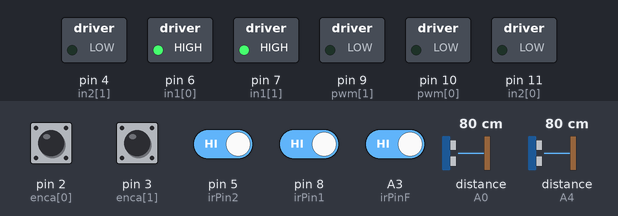
This sketch was run on a simulated Arduino Uno, built with avr-gcc and run on an emulated ATmega328P. Shown: switched loads named in the sketch (green lamp = pin HIGH). Wiring (inferred from the names in the program): 2 × ultrasonic range finder: trigger A1, echo A0 / trigger A5, echo A4. The test bench sets the inputs (shaded band); at power-on: A3 (irPinF), pin 2 (enca[0]), pin 3 (enca[1]), pin 5 (irPin2), pin 8 (irPin1) HIGH, distance to the obstacle (sensors on A4, A0) 80 cm. The echo pulse lasts 58.3 µs per cm; pins used as bus, display or sensor lines are not drawn; what the sketch prints to the serial monitor is not drawn.

Above: at 1.2 s.
1.3 s: distance to the obstacle (sensor on A4) set to 2 cm
At 2.1 s:
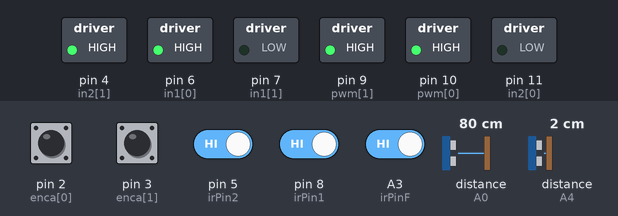
At 3.4 s:
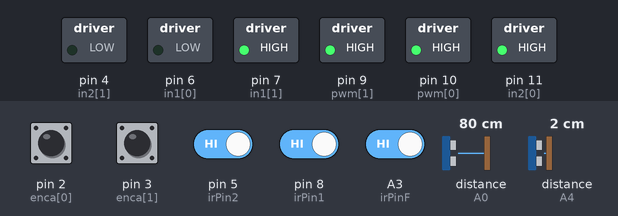
4.3 s: A3 (irPinF) driven LOW
7.3 s: A3 (irPinF) driven HIGH
At 8.8 s:
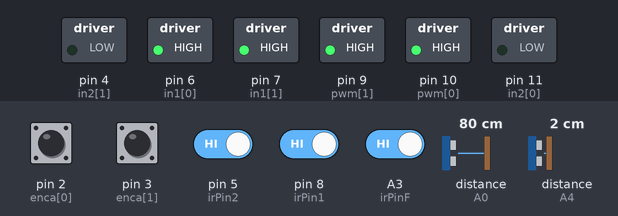
10.3 s: distance to the obstacle (sensor on A0) set to 9 cm
13.3 s: distance to the obstacle (sensor on A0) set to 6 cm
16.3 s: distance to the obstacle (sensor on A0) set to 3 cm
Timing chart, 0 to 19.3 s (numbered marks = the images above; inputs shaded):
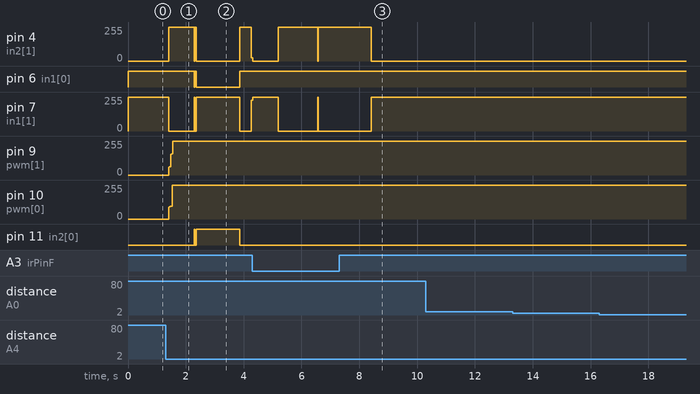

Measured:
- after the input at 1.3 s, pin 4 (in2[1]): 0/255 → 255/255 after 0.11 s, → 0/255 0.88 s later, → 255/255 1.6 s later, → 26/255 0.39 s later; pin 6 (in1[0]): HIGH → LOW after 1.0 s instead of 0.76 s
- after the input at 7.3 s, pin 4 (in2[1]): 255/255 → 0/255 after 1.1 s; pin 7 (in1[1]): 0/255 → 255/255 after 1.1 s

The sketch:

mazerunner.ino
```cpp
#include "systick.h"
#include "simplepid.h"
#include "motors.h"
#include "encoders.h"
#include "sensors.h"
#include "config.h"

// Motor Pins
extern const int enca[NMOTORS]; // only pins 2 and 3 are external interrupt capable on arduino uno
extern const int encb[NMOTORS];
extern const int pwm[NMOTORS]; // blue:10
extern const int in1[NMOTORS];
extern const int in2[NMOTORS]; // green:11

// Globals
float prevMillis = 0;
int counter = 0;
long target[NMOTORS] = {0,0};
int cross_track_error = 0;
int error1 = 0;
int error2 = 1;

// PID class instances
extern SimplePID pid[NMOTORS];

int path[PATH_SIZE] = {0};// 1 left, 2 forward, 3 right, 4 backwards
int nodeIdx = 0;// index to last node

// data of distances taken from ultra sonics
float distances_left[5] = {0};
float distances_right[5] = {0};

// medians of distances from left and right
float distance_left;
float distance_right;

void setup() {
  Serial.begin(115200); // prev 115200
  setup_systick();

  for(int k = 0; k < NMOTORS; k++){
    pinMode(enca[k],INPUT);
    pinMode(encb[k],INPUT);
    pinMode(pwm[k],OUTPUT);
    pinMode(in1[k],OUTPUT);
    pinMode(in2[k],OUTPUT);

    pid[k].setParams(kP,kI,kD,255);
  }
    pinMode(irPin1, INPUT);
    pinMode(irPin2, INPUT);
    pinMode(irPinF, INPUT);
    pinMode(trigPin1, OUTPUT);
    pinMode(echoPin1, INPUT);
    pinMode(trigPin2, OUTPUT);
    pinMode(echoPin2, INPUT);

  // TCCR2B = TCCR2B & B11111000 | B00000001; // for PWM frequency of 31372.55 Hz
  bitClear(TCCR1B, CS11);
  bitSet(TCCR1B, CS10);

  attachInterrupt(digitalPinToInterrupt(enca[0]),readEncoder<0>,RISING);
  attachInterrupt(digitalPinToInterrupt(enca[1]),readEncoder<1>,RISING);

  Serial.println("starting");
  // forward.start(MAZE_DIMENSION*PULSES_PER_CM, 8*PULSES_PER_CM, 8*PULSES_PER_CM, 24*PULSES_PER_CM);
  // rotation.start(EIGHTH_TURN_CM*PULSES_PER_CM, 8*PULSES_PER_CM, 0, 4*PULSES_PER_CM);
}

void loop() {
  getUltrasDistances();
  if (distance_left < 4)
    error1--;
  if (distance_right < 4)
    error1++;
  // if (distance_left > 10 && distance_left < 20)
  //   error2++;
  // if (distance_right > 10 && distance_right < 20)
  //   error2--;
  cross_track_error = error1 + 0.75*error2;
  int irPins[3];
  irPins[0] = digitalRead(irPin1);
  irPins[1] = digitalRead(irPin2);
  irPins[2] = digitalRead(irPinF);

  if (irPins[2] == 0){
      forward.stop();
    }

  float currMillis = millis() / 1000;
  if (currMillis - prevMillis >= 1.3) {
    for (int i = 0; i < 10; i++){
    }
      if (irPins[0] == 1 && path[nodeIdx - 1] != 1 && path[nodeIdx - 1] != 3 && path[nodeIdx - 1] != 4) {
          turn_left(currMillis);
          path[nodeIdx] = 1;
          update_idx();
      } else if (irPins[2] == 1) {
          move_forward(currMillis);
          path[nodeIdx] = 2;
          update_idx();
      } else if (irPins[1] == 1) {
          turn_right(currMillis);
          path[nodeIdx] = 3;
          update_idx();
      } else {
          turn_around(currMillis);
          path[nodeIdx] = 4;
          update_idx();
      }
  }
  // for (int k = 0; k < NMOTORS; k++) {
  //   Serial.print("pos ");
  //   Serial.print(k);
  //   Serial.print(":");
  //   Serial.print(pos[k]);
  //   Serial.print(",");
  // }
  // Serial.println();
}

void move_forward(float currMillis) {
    forward.start(MAZE_DIMENSION * PULSES_PER_CM, 30 * PULSES_PER_CM, 0, 96 * PULSES_PER_CM);
    prevMillis = currMillis;
    // Serial.println("going forward");
}

void turn_left(float currMillis) {
    rotation.start(EIGHTH_TURN_CM * PULSES_PER_CM, 30 * PULSES_PER_CM, 0, 96 * PULSES_PER_CM);
    prevMillis = currMillis;
    // Serial.println("turning left");
}

void turn_right(float currMillis) {
    rotation.start(-EIGHTH_TURN_CM * PULSES_PER_CM, 30 * PULSES_PER_CM, 0, 96 * PULSES_PER_CM);
    prevMillis = currMillis;
    // Serial.println("turning right");
}

void turn_around(float currMillis) {
    rotation.start(2 * EIGHTH_TURN_CM * PULSES_PER_CM, 30 * PULSES_PER_CM, 0, 96 * PULSES_PER_CM);
    prevMillis = currMillis;
    // Serial.println("going backwards :(");
}

void is_it_finished(Profile motion) {
  while (motion.is_finished() == false) {

  }
}

void update_idx() {
    nodeIdx = (nodeIdx + 1) % PATH_SIZE;
}

// Calculate the median value of an array
float median(float arr[], int size) {
    if (size % 2 == 0) {
        // Average of the two middle values if there are an even number of elements
        return (arr[size / 2 - 1] + arr[size / 2]) / 2.0;
    } else {
        // Middle value if there are an odd number of elements
        return arr[size / 2];
    }
}

void getUltrasDistances() {
    float distances_left[10] = {0};
    float distances_right[10] = {0};

    // Take 10 measurements for each ultrasonic sensor
    for (int i = 0; i < 10; i++) {
        distances_left[i] = measureDistance(echoPin1, trigPin1);
        distances_right[i] = measureDistance(echoPin2, trigPin2);
    }

    // Bubble sort the arrays of distances
    int n = 3;
    for (int i = 0; i < n - 1; i++) {
        for (int j = 0; j < n - i - 1; j++) {
            if (distances_left[j] > distances_left[j + 1]) {
                float temp = distances_left[j];
                distances_left[j] = distances_left[j + 1];
                distances_left[j + 1] = temp;
            }
            if (distances_right[j] > distances_right[j + 1]) {
                float temp = distances_right[j];
                distances_right[j] = distances_right[j + 1];
                distances_right[j + 1] = temp;
            }
        }
    }

    // Calculate the median distance for both left and right
    distance_left = median(distances_left, 10);
    distance_right = median(distances_right, 10);
}
```

encoders.cpp
```cpp
#include "encoders.h"
#include "config.h"
#include "Arduino.h"
#include <util/atomic.h>

extern const int encb[];
volatile long posi[NMOTORS] = {0,0};
long pos[NMOTORS];

// Read the position in an atomic block to avoid a potential misread
void update_position() {
  ATOMIC_BLOCK(ATOMIC_RESTORESTATE){
    for(int k = 0; k < NMOTORS; k++){
      pos[k] = posi[k];
    }
  }
}
```

encoders.h
```cpp
#include "config.h"
#ifndef ENCODERS_H
#define ENCODERS_H

extern const int encb[];
extern volatile long posi[NMOTORS];
extern long pos[NMOTORS];

template <int j>
void readEncoder(){
  int b = digitalRead(encb[j]);
  if(b > 0){
    posi[j]++;
  }
  else{
    posi[j]--;
  }
}

extern void update_position();

#endif
```

motors.cpp
```cpp
#include "motors.h"
#include "config.h"
#include "simplepid.h"
#include "encoders.h"
#include "profile.h"
#include "Arduino.h"

Profile forward;
Profile rotation;

extern volatile long posi[NMOTORS];
extern long target[NMOTORS];
extern long pos[NMOTORS];
extern SimplePID pid[NMOTORS];

// Motor Pins
extern const int enca[NMOTORS]; // only pins 2 and 3 are external interrupt capable on arduino uno
extern const int encb[NMOTORS];
extern const int pwm[NMOTORS];  // blue:10
extern const int in1[NMOTORS];
extern const int in2[NMOTORS];  // green:11

void setMotor(int dir, int pwmVal, int pwm, int in1, int in2){
  analogWrite(pwm,pwmVal);
  if(dir == 1){
    digitalWrite(in1,HIGH);
    digitalWrite(in2,LOW);
  }
  else if(dir == -1){
    digitalWrite(in1,LOW);
    digitalWrite(in2,HIGH);
  }
  else{
    digitalWrite(in1,LOW);
    digitalWrite(in2,LOW);
  }
}

// loop through the motors
void update_motors(int cross_track_error, float error_factor) {
  int pwr, dir, target;
  float deltaT = time_difference();
  for (int k = 0; k < NMOTORS; k++) {
    target = forward.position()+(2*k-1)*(rotation.position() + error_factor*cross_track_error);
    // evaluate the control signal
    pid[k].evalu(pos[k], (1+k * WHEEL_PERIMETER_ERROR) * target, deltaT, pwr, dir);
    // signal the motor
    setMotor(dir,pwr,pwm[k],in1[k],in2[k]);
    // Serial.print("pos ");
    // Serial.print(k);
    // Serial.print(":");
    // Serial.print(pos[k]);
    // Serial.print(",");
  }
  // Serial.println();

}
```

motors.h
```cpp
#include "config.h"
#include "simplepid.h"
#include "encoders.h"
#include "profile.h"
#include "Arduino.h"
#ifndef MOTORS_H
#define MOTORS_H

void setMotor(int dir, int pwmVal, int pwm, int in1, int in2);

void update_motors(int cross_track_error, float error_factor);

#endif
```

profile.h
```cpp
#ifndef PROFILE_H
#define PROFILE_H

#include "encoders.h"
#include "config.h"
#include <Arduino.h>
#include <util/atomic.h>
//***************************************************************************//
class Profile;

extern Profile forward;
extern Profile rotation;

enum ProfileState : uint8_t {
  CS_IDLE = 0,
  CS_ACCELERATING = 1,
  CS_BRAKING = 2,
  CS_FINISHED = 3,
};

class Profile {
  public:
  void reset() {
    ATOMIC_BLOCK(ATOMIC_RESTORESTATE) {
      m_position = 0;
      m_speed = 0;
      m_target_speed = 0;
      m_state = CS_IDLE;
    }
  }

  void clear_counters() {
    ATOMIC_BLOCK(ATOMIC_RESTORESTATE) {
      m_position = 0;
    }
  }

  bool is_finished() { return m_state == CS_FINISHED; }

  void start(float distance, float top_speed, float final_speed, float acceleration) {
    m_sign = (distance < 0) ? -1 : +1;
    if (distance < 0) {
      distance = -distance;
    }
    if (distance < 1.0) {
      m_state = CS_FINISHED;
      return;
    }
    if (final_speed > top_speed) {
      final_speed = top_speed;
    }

    // m_position = 0;
    m_final_position = m_position + m_sign * distance;
    m_target_speed = m_sign * fabsf(top_speed);
    m_final_speed = m_sign * fabsf(final_speed);
    m_acceleration = fabsf(acceleration);
    if (m_acceleration >= 1) {
      m_one_over_acc = 1.0f / m_acceleration;
    } else {
      m_one_over_acc = 1.0;
    }
    m_state = CS_ACCELERATING;
  }

  void stop() {
    ATOMIC_BLOCK(ATOMIC_RESTORESTATE) {
      m_target_speed = 0;
    }
    finish();
  }

  void finish() {
    ATOMIC_BLOCK(ATOMIC_RESTORESTATE) {
      m_speed = m_target_speed;
      m_state = CS_FINISHED;
    }
  }

  void set_state(ProfileState state) { m_state = state; }

  float get_braking_distance() {
    return fabsf(m_speed * m_speed - m_final_speed * m_final_speed) * 0.5 * m_one_over_acc;
  }

  float position() {
    float pos;
    ATOMIC_BLOCK(ATOMIC_RESTORESTATE) {
      pos = m_position;
    }
    return pos;
  }

  float speed() {
    float speed;
    ATOMIC_BLOCK(ATOMIC_RESTORESTATE) {
      speed = m_speed;
    }
    return speed;
  }

  float increment() {
    float inc;
    ATOMIC_BLOCK(ATOMIC_RESTORESTATE) {
      inc = m_speed * LOOP_INTERVAL;
    }
    return inc;
  }

  float acceleration() {
    float acc;
    ATOMIC_BLOCK(ATOMIC_RESTORESTATE) {
      acc = m_acceleration;
    }
    return acc;
  }

  void set_speed(float speed) {
    ATOMIC_BLOCK(ATOMIC_RESTORESTATE) {
      m_speed = speed;
    }
  }
  void set_target_speed(float speed) {
    ATOMIC_BLOCK(ATOMIC_RESTORESTATE) {
      m_target_speed = speed;
    }
  }

  // normally only used to alter position for forward error correction
  void adjust_position(float adjustment) {
    ATOMIC_BLOCK(ATOMIC_RESTORESTATE) { m_position += adjustment; }
  }

  void set_position(float position) {
    ATOMIC_BLOCK(ATOMIC_RESTORESTATE) { m_position = position; }
  }

  // update is called from within systick and should be safe from interrupts
  void update() {
    if (m_state == CS_IDLE) {
      return;
    }
    float delta_v = m_acceleration * LOOP_INTERVAL;
    float remaining = fabsf(m_final_position - m_position);
    if (m_state == CS_ACCELERATING) {
      if (remaining < get_braking_distance()) {
        m_state = CS_BRAKING;
        if (m_final_speed == 0) {
          m_target_speed = m_sign * 5.0f;
        } else {
          m_target_speed = m_final_speed;
        };
      }
    }
    // try to reach the target speed
    if (m_speed < m_target_speed) {
      m_speed += delta_v;
      if (m_speed > m_target_speed) {
        m_speed = m_target_speed;
      }
    }
    if (m_speed > m_target_speed) {
      m_speed -= delta_v;
      if (m_speed < m_target_speed) {
        m_speed = m_target_speed;
      }
    }
    // increment the position
    m_position += m_speed * LOOP_INTERVAL;
    if (m_state != CS_FINISHED && remaining < 0.125) {
      m_state = CS_FINISHED;
      m_target_speed = m_final_speed;
    }
  }

  private:
  volatile uint8_t m_state = CS_IDLE;
  volatile float m_speed = 0;
  volatile float m_position = 0;
  int8_t m_sign = 1;
  float m_acceleration = 0;
  float m_one_over_acc = 1;
  float m_target_speed = 0;
  float m_final_speed = 0;
  float m_final_position = 0;
};

#endif
```

sensors.cpp
```cpp
#include "sensors.h"
#include "Arduino.h"

// measure distance with ultrasonic sensor
float measureDistance(int echoPin, int trigPin) {
  digitalWrite(trigPin, LOW);
  delayMicroseconds(2);
  digitalWrite(trigPin, HIGH);
  delayMicroseconds(10);
  digitalWrite(trigPin,LOW);
  long duration = pulseIn(echoPin, HIGH, 38000);
  float distance = duration * 0.034 / 2;
  if (distance == 0)
    distance = 200;
  return distance;
}
```

sensors.h
```cpp
#ifndef SENSORS_H
#define SENSORS_H

float measureDistance(int echoPin, int trigPin);

#endif
```

simplepid.cpp
```cpp
#include "simplepid.h"
#include "config.h"
#include <Arduino.h>

// PID class instances
SimplePID pid[NMOTORS];

long prevT = 0;

// time difference
float time_difference() {
  long currT = micros();
  float deltaT = ((float) (currT - prevT))/( 1.0e6 );
  prevT = currT;
  return deltaT;
}
```

simplepid.h
```cpp
#include "config.h"
#include <Arduino.h>
#ifndef SIMPLEPID_H
#define SIMPLEPID_H

// A class to compute the control signal
class SimplePID{
  private:
    float kp, kd, ki, umax; // Parameters
    float eprev, eintegral; // Storage

  public:
  // Constructor
  SimplePID() : kp(1), kd(0), ki(0), umax(255), eprev(0.0), eintegral(0.0){}

  // A function to set the parameters
  void setParams(float kpIn, float kdIn, float kiIn, float umaxIn){
    kp = kpIn; kd = kdIn; ki = kiIn; umax = umaxIn;
  }

  // A function to compute the control signal
  void evalu(int value, int target, float deltaT, int &pwr, int &dir){
    // error
    int e = target - value;

    // derivative
    float dedt = (e-eprev)/(deltaT);

    // integral
    eintegral = eintegral + e*deltaT;

    // control signal
    float u = kp*e + kd*dedt + ki*eintegral;

    // motor power
    pwr = (int) fabs(u);
    if( pwr > umax ){
      pwr = umax;
    }

    // motor direction
    dir = 1;
    if(u<0){
      dir = -1;
    }

    // store previous error
    eprev = e;
  }

};

float time_difference();

#endif
```

systick.cpp
```cpp
#include "systick.h"
#include "encoders.h"
#include "motors.h"
#include "profile.h"
#include "config.h"
#include "sensors.h"
#include <Arduino.h>

extern int cross_track_error;

void setup_systick() {
  bitClear(TCCR2A, WGM20);
  bitSet(TCCR2A, WGM21);
  bitClear(TCCR2B, WGM22);
  // set divisor to 128 => 125kHz
  bitSet(TCCR2B, CS22);
  bitClear(TCCR2B, CS21);
  bitSet(TCCR2B, CS20);
  OCR2A = 249; // (16000000/128/500)-1 => 500Hz
  bitSet(TIMSK2, OCIE2A);
}

/***
 * This is the SYSTICK ISR. It runs at 500Hz by default.
 *
 * All the time-critical control functions happen in here.
 *
 * interrupts are enabled at the start of the ISR so that encoder
 * counts are not lost.
 *
 * The last thing it does is to start the sensor reads so that they
 * will be ready to use next time around.
 *
 * Timing tests indicate that, with the robot at rest, the systick ISR
 * consumes about 10% of the available system bandwidth.
 *
 * With just a single profile active and moving, that increases to nearly 30%.
 * Two such active profiles increases it to about 35-40%.
 *
 * The reason that two profiles does not take up twice as much time is that
 * an active profile has a processing overhead even if there is no motion.
 *
 * Most of the load is due to that overhead. While the profile generates actual
 * motion, there is an additional load.
 *
 *
 */
ISR(TIMER2_COMPA_vect, ISR_NOBLOCK) {
  // TODO: make sure all variables are interrupt-safe if they are used outside IRQs
  // grab the encoder values first because they will continue to change
  update_position();
  forward.update();
  rotation.update();
  update_motors(cross_track_error, ERROR_FACTOR);
  // g_cross_track_error = update_wall_sensors();
  // g_steering_adjustment = calculate_steering_adjustment(g_cross_track_error);
  // update_motor_controllers(g_steering_adjustment);
  // start_sensor_cycle();
  // NOTE: no code should follow this line;
}
```

systick.h
```cpp
#ifndef SYSTICK_H
#define SYSTICK_H

void setup_systick();

#endif
```

config.h
```cpp
#ifndef CONFIG_H
#define CONFIG_H

// Constants
#define MAZE_DIMENSION 25
#define NMOTORS 2
#define PULSES_PER_CM 15.43
#define EIGHTH_TURN_CM 7
#define WHEEL_PERIMETER_ERROR -0.0025 // previous: -0.02
#define ERROR_FACTOR 3

// longest path size
#define PATH_SIZE 5

// PID controller coefficients
#define kP 30    // previous: 50
#define kI 0.1  // previous: 0.1
#define kD 30  // previous: 50

// Sensor pins
#define irPin1 8
#define irPin2 5
#define irPinF A3
#define trigPin1 A5
#define echoPin1 A4
#define trigPin2 A1
#define echoPin2 A0

// Motor Pins
const int enca[NMOTORS] = {2,3}; // only pins 2 and 3 are external interrupt capable on arduino uno
const int encb[NMOTORS] = {12,13};
const int pwm[NMOTORS] = {10,9}; // blue:10
const int in1[NMOTORS] = {6,7};
const int in2[NMOTORS] = {11,4}; // green:11

// Control loop timing. Pre-calculate to save time in interrupts
const float LOOP_FREQUENCY = 500.0;
const float LOOP_INTERVAL = (1.0 / LOOP_FREQUENCY);

#endif
```
